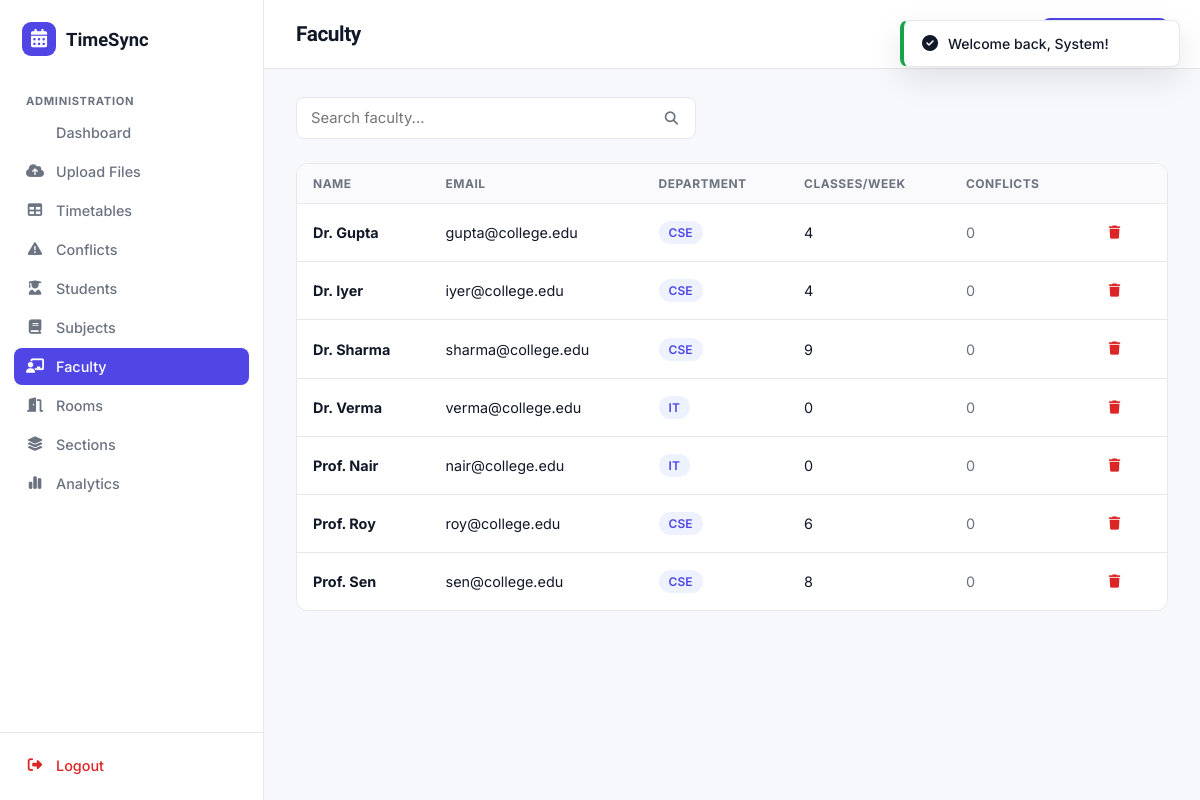
The page /admin/faculty.php (signed in) on the database its author committed.
### tables this page shows
CREATE TABLE faculty (
    id INT AUTO_INCREMENT PRIMARY KEY,
    name VARCHAR(120) NOT NULL,
    email VARCHAR(150),
    department_id INT NOT NULL,
    FOREIGN KEY (department_id) REFERENCES departments(id) ON DELETE CASCADE
);

CREATE TABLE departments (
    id INT AUTO_INCREMENT PRIMARY KEY,
    name VARCHAR(100) NOT NULL,
    code VARCHAR(10) NOT NULL UNIQUE
);

### includes/functions.php (called while the page is built, shortened)
<?php
function e(?string $str): string {
    return htmlspecialchars($str ?? '', ENT_QUOTES, 'UTF-8');
}

### admin/faculty.php (the view, shortened to what this page needs)
<?php
require_once __DIR__ . '/../includes/functions.php';
$search = trim($_GET['q'] ?? '');
$where = '';
$params = [];
$stmt = $pdo->prepare("
    SELECT f.*, d.code AS dept_code,
           (SELECT COUNT(*) FROM timetables t WHERE t.faculty_id = f.id) AS class_count,
           (SELECT COUNT(*) FROM timetables t JOIN conflicts c ON (c.timetable_id_1=t.id OR c.timetable_id_2=t.id)
                WHERE t.faculty_id = f.id AND c.conflict_type='faculty' AND c.status='open') AS conflict_count
    FROM faculty f
    JOIN departments d ON d.id = f.department_id
    $where
    ORDER BY f.name
");
$stmt->execute($params);
$facultyList = $stmt->fetchAll();
require_once __DIR__ . '/../includes/header.php';
require_once __DIR__ . '/../includes/sidebar.php';
?>
<div class="main-content">
    <div class="topbar">
        <div class="flex gap-16" style="align-items:center;">
            <h1>Faculty</h1>
        </div>
        <button class="btn btn-primary btn-sm" onclick="openModal('addFacultyModal')"><i class="fa-solid fa-plus"></i> Add Faculty</button>
    </div>
    <div class="page-body">
        <form method="GET" class="mb-24" style="max-width:400px;">
            <div class="input-icon-wrap">
                <input type="text" name="q" class="form-control" placeholder="Search faculty..." value="<?= e($search) ?>">
                <button type="submit" class="icon-btn"><i class="fa-solid fa-magnifying-glass"></i></button>
            </div>
        </form>
        <?php if (!$facultyList): ?>
            <div class="card"><div class="empty-state">
                <div class="empty-icon"><i class="fa-solid fa-chalkboard-user"></i></div>
                <h3>No faculty yet</h3>
                <p>Faculty are created automatically on Excel import, or you can add one manually.</p>
                <button class="btn btn-primary" onclick="openModal('addFacultyModal')">Add Faculty</button>
            </div></div>
        <?php else: ?>
        <div class="table-wrap">
            <table class="data-table">
                <thead><tr><th>Name</th><th>Email</th><th>Department</th><th>Classes/Week</th><th>Conflicts</th><th></th></tr></thead>
                <tbody>
                <?php foreach ($facultyList as $f): ?>
                    <tr>
                        <td><strong><?= e($f['name']) ?></strong></td>
                        <td><?= e($f['email'] ?: '—') ?></td>
                        <td><span class="badge badge-neutral"><?= e($f['dept_code']) ?></span></td>
                        <td><?= (int)$f['class_count'] ?></td>
                        <td><?= $f['conflict_count'] > 0 ? '<span class="badge badge-danger">' . (int)$f['conflict_count'] . '</span>' : '<span class="text-muted">0</span>' ?></td>
                        <td>
                            <form method="POST" onsubmit="return confirm('Remove this faculty member?');">
                                <button type="submit" class="btn btn-ghost btn-sm"><i class="fa-solid fa-trash" style="color:var(--danger);"></i></button>
                            </form>
                        </td>
                    </tr>
                <?php endforeach; ?>
                </tbody>
            </table>
        </div>
        <?php endif; ?>
    </div>
</div>
<?php require_once __DIR__ . '/../includes/footer.php'; ?>

### assets/css/style.css (style rules this page uses)
:root { --primary: #4F46E5; --primary-dark: #4338CA; --primary-light: #EEF2FF; --accent: #0EA5A5; --background: #F7F8FB; --surface: #FFFFFF; --text: #111827; --muted: #6B7280; --border: #E5E7EB; --success: #16A34A; --success-light: #ECFDF3; --warning: #D97706; --warning-light: #FFFBEB; --danger: #DC2626; --danger-light: #FEF2F2; --radius-sm: 8px; --radius: 12px; --radius-lg: 16px; --shadow-sm: 0 1px 2px rgba(17, 24, 39, 0.04); --shadow: 0 4px 16px rgba(17, 24, 39, 0.06); --shadow-lg: 0 12px 32px rgba(17, 24, 39, 0.10); --font-display: 'Sora', sans-serif; --font-body: 'Inter', sans-serif; --sidebar-w: 264px; }
* { box-sizing: border-box; }
body { margin: 0; font-family: var(--font-body); background: var(--background); color: var(--text); -webkit-font-smoothing: antialiased; }
h1, h2, h3, h4, h5, .font-display { font-family: var(--font-display); letter-spacing: -0.02em; color: var(--text); margin: 0; }
.btn { display: inline-flex; align-items: center; justify-content: center; gap: 8px; font-family: var(--font-body); font-weight: 600; font-size: 0.925rem; padding: 11px 20px; border-radius: var(--radius-sm); border: 1px solid transparent; cursor: pointer; transition: all .15s ease; white-space: nowrap; }
.btn-primary { background: var(--primary); color: #fff; }
.btn-ghost { background: transparent; color: var(--muted); }
.btn-sm { padding: 7px 14px; font-size: 0.825rem; }
.badge { display: inline-flex; align-items: center; gap: 5px; padding: 4px 10px; border-radius: 999px; font-size: 0.75rem; font-weight: 600; }
.badge-neutral { background: var(--primary-light); color: var(--primary); }
.form-control, select.form-control { width: 100%; padding: 11px 14px; border: 1px solid var(--border); border-radius: var(--radius-sm); font-family: var(--font-body); font-size: 0.925rem; background: var(--surface); color: var(--text); transition: border-color .15s ease, box-shadow .15s ease; }
.input-icon-wrap { position: relative; }
.input-icon-wrap .form-control { padding-right: 42px; }
.input-icon-wrap .icon-btn { position: absolute; right: 12px; top: 50%; transform: translateY(-50%); background: none; border: none; color: var(--muted); cursor: pointer; }
.table-wrap { overflow-x: auto; border-radius: var(--radius); border: 1px solid var(--border); }
table.data-table { width: 100%; border-collapse: collapse; min-width: 640px; background: var(--surface); }
table.data-table th { text-align: left; font-size: 0.75rem; text-transform: uppercase; letter-spacing: .04em; color: var(--muted); padding: 12px 16px; background: #FAFAFC; position: sticky; top: 0; border-bottom: 1px solid var(--border); }
table.data-table td { padding: 14px 16px; border-bottom: 1px solid var(--border); font-size: 0.9rem; }
table.data-table tr:last-child td { border-bottom: none; }
.main-content { flex: 1; min-width: 0; }
.topbar { display: flex; align-items: center; justify-content: space-between; padding: 18px 32px; background: var(--surface); border-bottom: 1px solid var(--border); position: sticky; top: 0; z-index: 50; }
.topbar h1 { font-size: 1.3rem; }
.page-body { padding: 28px 32px; max-width: 1400px; }
.flex { display: flex; }
.gap-16 { gap: 16px; }
.mb-24 { margin-bottom:24px; }
.text-muted { color: var(--muted); }

### rows shown on the page
faculty: name "Dr. Gupta", email "gupta@college.edu", department.code "CSE", class_count "4"
faculty: name "Dr. Iyer", email "iyer@college.edu", department.code "CSE", class_count "4"
faculty: name "Dr. Sharma", email "sharma@college.edu", department.code "CSE", class_count "9"
faculty: name "Dr. Verma", email "verma@college.edu", department.code "IT", class_count "0"
faculty: name "Prof. Nair", email "nair@college.edu", department.code "IT", class_count "0"
faculty: name "Prof. Roy", email "roy@college.edu", department.code "CSE", class_count "6"
faculty: name "Prof. Sen", email "sen@college.edu", department.code "CSE", class_count "8"

### other values the page prints
$link['label'] "Dashboard"
$link['label'] "Upload Files"
$link['label'] "Timetables"
$link['label'] "Conflicts"
$link['label'] "Students"
$link['label'] "Subjects"
$link['label'] "Faculty"
$link['label'] "Rooms"
$link['label'] "Sections"
$link['label'] "Analytics"
